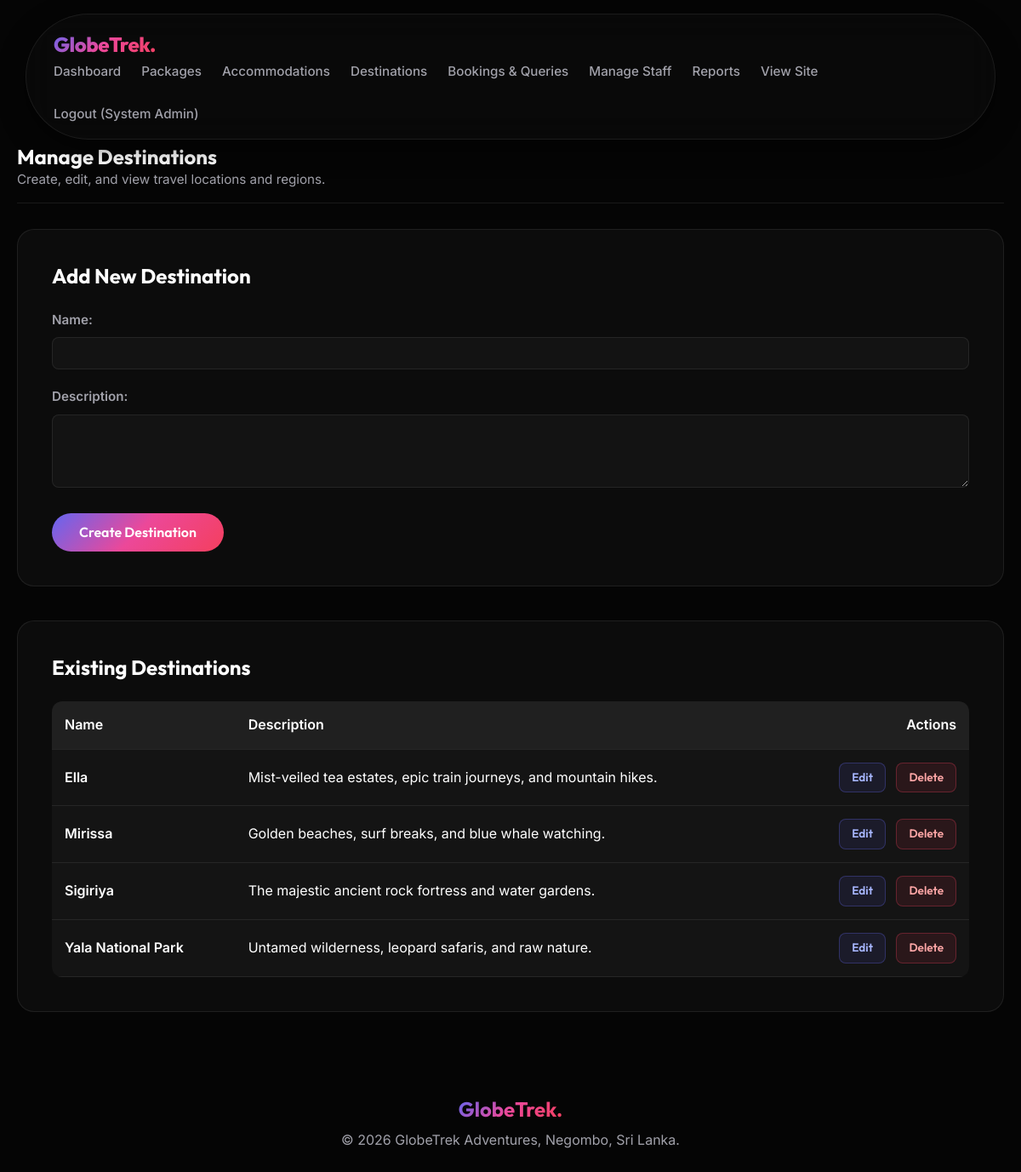
The app's page /staff_destinations.php (signed in) with its own data.
### tables this page shows
CREATE TABLE `destinations` (
  `destination_id` int(11) NOT NULL,
  `name` varchar(100) NOT NULL,
  `description` text DEFAULT NULL,
  `image` varchar(255) DEFAULT NULL,
  `created_by` int(11) DEFAULT NULL
);

### staff_destinations.php (the view, shortened to what this page needs)
<?php
require 'db.php';
require 'header.php';
$editing = null;
?>
<div class="section-header">
    <div>
        <h2>Manage Destinations</h2>
        <p style="color: var(--text-secondary); font-size: 0.95rem;">Create, edit, and view travel locations and regions.</p>
    </div>
</div>
<div class="card" style="padding: 2.5rem; margin-top: 30px; margin-bottom: 40px; border-radius: 20px;">
    <h3 style="font-family: var(--font-heading); font-size: 1.5rem; margin-bottom: 25px; font-weight: 700;">
        <?= $editing ? 'Edit Destination' : 'Add New Destination' ?>
    </h3>
    <form method="POST" action="staff_destinations.php" style="display: flex; flex-direction: column; gap: 20px;">
        <div style="display: flex; flex-direction: column; gap: 8px;">
            <label style="font-weight: 600; font-size: 0.95rem; color: var(--text-secondary);">Name:</label>
            <input type="text" name="name" value="<?= htmlspecialchars($editing['name'] ?? '') ?>" required style="margin-bottom: 0; max-width: 100%;">
        </div>
        <div style="display: flex; flex-direction: column; gap: 8px;">
            <label style="font-weight: 600; font-size: 0.95rem; color: var(--text-secondary);">Description:</label>
            <textarea name="description" rows="4" style="margin-bottom: 0; max-width: 100%; resize: vertical;"><?= htmlspecialchars($editing['description'] ?? '') ?></textarea>
        </div>
        <div style="display: flex; gap: 15px; margin-top: 10px; align-items: center;">
            <button type="submit" class="btn" style="margin-top: 0; padding: 0.8rem 2rem;">
                <?= $editing ? 'Update Destination' : 'Create Destination' ?>
            </button>
        </div>
    </form>
</div>
<div class="card" style="padding: 2.5rem; margin-bottom: 40px; border-radius: 20px;">
    <h3 style="font-family: var(--font-heading); font-size: 1.5rem; margin-bottom: 25px; font-weight: 700;">Existing Destinations</h3>
    <?php
    $stmt = $pdo->query("SELECT * FROM destinations ORDER BY name");
    $destinations = $stmt->fetchAll(PDO::FETCH_ASSOC);
    ?>
    <?php if (empty($destinations)): ?>
        <p style="color: var(--text-secondary);">No destinations added yet.</p>
    <?php else: ?>
        <div style="overflow-x: auto;">
            <table style="margin-top: 0; width: 100%;">
                <thead>
                    <tr>
                        <th>Name</th>
                        <th>Description</th>
                        <th style="text-align: right;">Actions</th>
                    </tr>
                </thead>
                <tbody>
                    <?php foreach ($destinations as $dest): ?>
                        <tr>
                            <td style="font-weight: 600; color: var(--text-primary); white-space: nowrap;"><?= htmlspecialchars($dest['name']) ?></td>
                            <td><?= htmlspecialchars($dest['description']) ?></td>
                            <td style="text-align: right; white-space: nowrap;">
                                <a href="staff_destinations.php?action=edit&id=<?= $dest['destination_id'] ?>" class="btn" style="margin-top: 0; padding: 6px 14px; font-size: 0.85rem; background: rgba(99, 102, 241, 0.1); border: 1px solid rgba(99, 102, 241, 0.3); color: #a5b4fc; border-radius: 8px;">Edit</a>
                                <a href="staff_destinations.php?action=delete&id=<?= $dest['destination_id'] ?>" class="btn" style="margin-top: 0; padding: 6px 14px; font-size: 0.85rem; background: rgba(244, 63, 94, 0.1); border: 1px solid rgba(244, 63, 94, 0.3); color: #fca5a5; border-radius: 8px; margin-left: 8px;" onclick="return confirm('Delete this destination?');">Delete</a>
                            </td>
                        </tr>
                    <?php endforeach; ?>
                </tbody>
            </table>
        </div>
    <?php endif; ?>
</div>
<?php require 'footer.php'; ?>

### css/style.css (style rules this page uses)
:root { --bg-primary: #050505; --bg-secondary: #0a0a0a; --text-primary: #ffffff; --text-secondary: #a1a1aa; --accent-gradient: linear-gradient(135deg, #6366f1, #ec4899, #f43f5e); --accent-solid: #ec4899; --glass-bg: rgba(255, 255, 255, 0.03); --glass-border: rgba(255, 255, 255, 0.08); --glass-hover: rgba(255, 255, 255, 0.08); --font-heading: 'Outfit', sans-serif; --font-body: 'Inter', sans-serif; --transition-smooth: all 0.4s cubic-bezier(0.16, 1, 0.3, 1); --transition-bounce: all 0.5s cubic-bezier(0.34, 1.56, 0.64, 1); }
* { margin: 0; padding: 0; box-sizing: border-box; }
html { scroll-behavior: smooth; background-color: var(--bg-primary); scroll-padding-top: 120px; }
body { font-family: var(--font-body); color: var(--text-primary); line-height: 1.6; overflow-x: hidden; -webkit-font-smoothing: antialiased; padding-top: 100px; }
a { text-decoration: none; color: inherit; transition: var(--transition-smooth); }
h1, h2, h3, h4, h5, h6 { font-family: var(--font-heading); line-height: 1.2; }
input, textarea { background: var(--glass-bg); border: 1px solid var(--glass-border); color: var(--text-primary); padding: 10px 15px; border-radius: 8px; font-family: var(--font-body); margin-bottom: 15px; width: 100%; max-width: 400px; }
button, .btn { display: inline-flex; align-items: center; justify-content: center; padding: 0.75rem 1.5rem; border-radius: 100px; font-family: var(--font-heading); font-weight: 600; font-size: 1rem; cursor: pointer; border: none; transition: var(--transition-bounce); background: var(--accent-gradient); color: white; margin-top: 10px; }
table { width: 100%; border-collapse: collapse; margin-top: 20px; background: var(--glass-bg); border-radius: 12px; overflow: hidden; }
th, td { padding: 15px; text-align: left; border-bottom: 1px solid var(--glass-border); }
th { background: rgba(255, 255, 255, 0.05); font-weight: 600; color: var(--text-primary); }
.card { background: var(--glass-bg); border: 1px solid var(--glass-border); border-radius: 16px; margin-bottom: 20px; overflow: hidden; display: flex; flex-direction: column; transition: var(--transition-smooth); }
.card h3 { font-size: 1.3rem; margin-bottom: 5px; }
.section-header { display: flex; justify-content: space-between; align-items: flex-end; border-bottom: 1px solid var(--glass-border); padding-bottom: 15px; }

### records on screen
destinations: name "Ella", description "Mist-veiled tea estates, epic train journeys, and mountain hikes."
destinations: name "Mirissa", description "Golden beaches, surf breaks, and blue whale watching."
destinations: name "Sigiriya", description "The majestic ancient rock fortress and water gardens."
destinations: name "Yala National Park", description "Untamed wilderness, leopard safaris, and raw nature."

### other values on screen
$name "System Admin"
